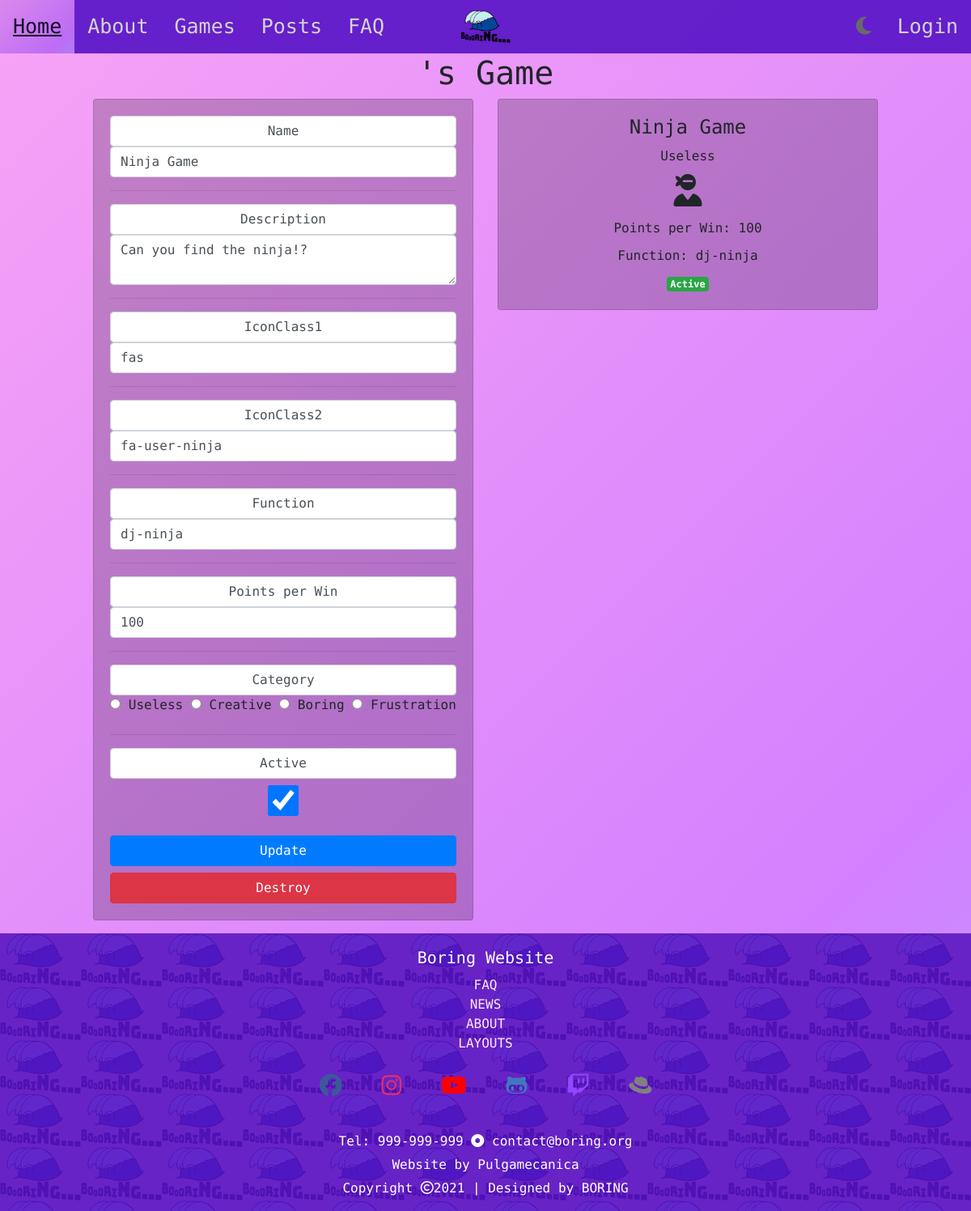
Screenshot of /boring/game/1 with the database file from the repository.
### boring/models.py (models this page shows, shortened)
class Game(models.Model):
    class GameCategory(models.TextChoices):    # Category
        USELESS = 0
        CREATIVE = 1
        BORING = 2
        FRUSTRATION = 3
    name = models.CharField(max_length = 30)
    description = models.CharField(max_length = 150)
    iconClass1 = models.CharField(max_length = 5, blank=True, default='')
    iconClass2 = models.CharField(max_length = 15, blank=True, default='')
    function = models.CharField(max_length = 100, default='')
    points_per_win = models.IntegerField(default = False)
    likes = models.IntegerField(default = 0)
    active = models.BooleanField(default=False)
    created_at = models.DateTimeField(auto_now_add=True)
    category = models.IntegerField(choices=GameCategory.choices, default=False)
    user = models.ForeignKey(BoringUser, on_delete=models.CASCADE, related_name="games")
    def getCat(self):
        return self.GameCategory.choices[self.category]

### boring/views.py (the view)
# urls.py: path('game/<int:game_id>', views.game_page_view, name="game"),
def game_page_view(request, game_id):
    context = {'game': Game.objects.get(pk=game_id)}
    return render(request, 'boring/game.html', context)

### boring/templates/boring/game.html
{% extends 'boring_website/base.html' %}
{% block main %}
    <h1 class="text-center">{{ user.username }}'s Game</h1>
    <div class="boring-games-container">
        <div class="m-0 row justify-content-center">
            <div class="col-lg-5 col-md-5 col-sm-12">
                <div class="card mb-3">
                    <div class="card-body text-center">
                        <form action="POST">
                            <label class="form-control m-0" for="name">Name</label>
                            <input class="form-control" type="text" value="{{ game.name }}" id="name" name="name">
                            <hr>
                            <span class="card-text">
                                <label class="form-control m-0" for="description">Description</label>
                                <textarea class="form-control" type="textarea" id="description" name="description">{{ game.description }}</textarea>
                                <hr>
                                <label class="form-control m-0" for="iconClass1">IconClass1</label>
                                <input class="form-control" type="text" value="{{ game.iconClass1 }}" id="iconClass1" name="iconClass1">
                                <hr>
                                <label class="form-control m-0" for="iconClass2">IconClass2</label>
                                <input class="form-control" type="text" value="{{ game.iconClass2 }}" id="iconClass2" name="iconClass2">
                                <hr>
                                <label class="form-control m-0" for="function">Function</label>
                                <input class="form-control" type="text" value="{{ game.function }}" id="function" name="function">
                                <hr>
                                <label class="form-control m-0" for="points_per_win">Points per Win</label>
                                <input class="form-control" type="number" value="{{ game.points_per_win }}" id="points_per_win" name="points_per_win">
                                <hr>
                                <label class="form-control m-0" for="points_per_win">Category</label>
                                <input type="radio" id="useless" name="category" value=0>
                                <label for="useless">Useless</label>
                                <input type="radio" id="creative" name="category" value=1>
                                <label for="creative">Creative</label>
                                <input type="radio" id="boring" name="category" value=2>
                                <label for="boring">Boring</label>
                                <input type="radio" id="frustration" name="category" value=3>
                                <label for="frustration">Frustration</label>
                                <hr>
                                <label class="form-control" for="active">Active</label>
                                {% if game.active %}
                                    <input class="form-control" type="checkbox" name="active" id="active" checked>
                                {% else %}
                                    <input class="form-control" type="checkbox" name="active" id="active">
                                {% endif %}
                                <br>
                                <input type="submit" value="Update" class="btn btn-primary btn-block">
                                <button class="btn btn-danger btn-block">Destroy</button>
                            </span>
                        </form>
                    </div>
                </div>
            </div>
            <div class="col-lg-5 col-md-5 col-sm-12">
                <div class="card mb-3">
                    <div class="card-body text-center">
                        <h4 class="card-title"> {{ game.name }} </h4>
                        <span class="card-text text-center">
                            <h6> {{ game.getCat.1 }} </h6>
                            <h1><i class="{{ game.iconClass1 }} {{ game.iconClass2 }}"></i></h1>
                            <p>Points per Win: {{ game.points_per_win }}</p>
                            <p>Function: {{ game.function }}</p>
                            {% if game.active %}
                                <span class="badge badge-success">Active</span>
                            {% else %}
                                <span class="badge badge-danger">Unactive</span>
                            {% endif %}
                        </span>
                    </div>
                </div>
            </div>
        </div>
   </div>
{% endblock %}

### boring_website/static/boring_website/css/base.css (style rules this page uses)
body { margin: 0; background: linear-gradient(-45deg, #17eb76, #0be683, #4fe3b9, #8cd5ff, #d380ff, #f7a3f6); background-size: 400% 400%; animation: gradient 10s ease infinite; font-family: 'Nova Mono', monospace; }

### boring/static/boring/css/home.css (style rules this page uses)
.intro-box h1, h5, h6, p { margin: 10px; }
.donation-box h1, .donation-box h2, p { text-align: center; }

### boring/static/boring/css/boringGames.css (style rules this page uses)
.boring-games-container .card { background-color: rgba(0, 0, 0, 0.2); }

### rows the page displays
Game: name "Ninja Game", description "Can you find the ninja!?", iconClass1 "fas", iconClass2 "fa-user-ninja", function "dj-ninja", points_per_win "100", getCat.1 "Useless"
